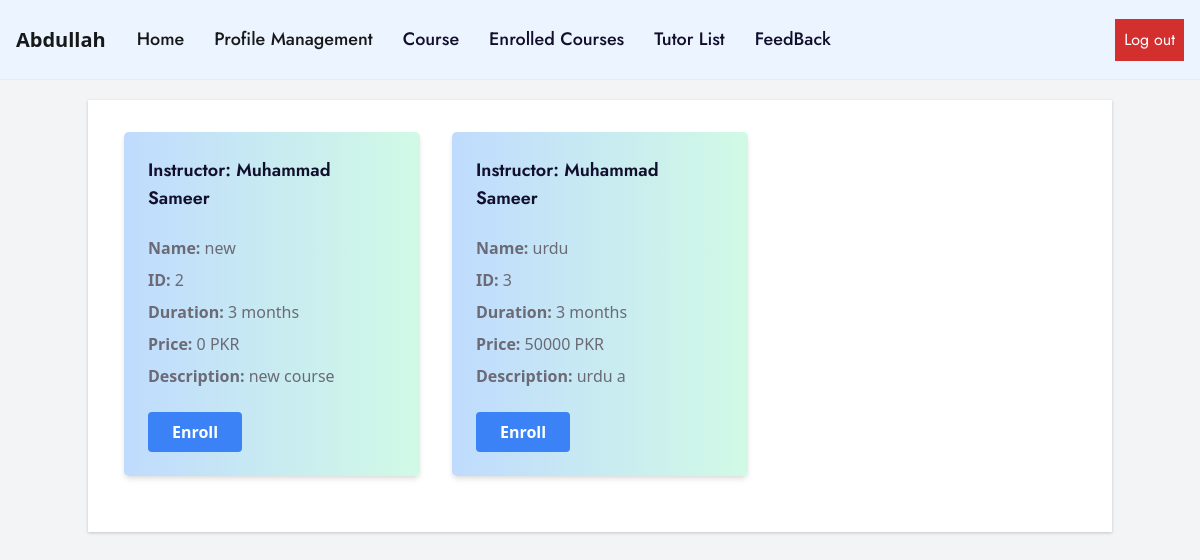
The app's page /student/course_en.php (signed in) with its own data.
### tables this page shows
CREATE TABLE `course` (
  `course_name` varchar(255) NOT NULL,
  `course_id` int(255) NOT NULL,
  `course_intsructor` varchar(255) NOT NULL,
  `course_duration` varchar(255) NOT NULL,
  `course_price` int(255) NOT NULL,
  `course_description` varchar(255) NOT NULL,
  `instructor_id` int(255) NOT NULL,
  `course_image` varchar(255) NOT NULL
);

### student/course_en.php (the view, shortened to what this page needs)
<!DOCTYPE html>
<html>
<?php
include('./header.php');
?>
<head>
  <link href="https://cdn.jsdelivr.net/npm/tailwindcss@2.2.17/dist/tailwind.min.css" rel="stylesheet">
</head>
<body class="bg-gray-100">
  <div class="container mx-auto py-8">
    <?php
    include('../dbcon.php');
    $query = "SELECT course_id, course_name, course_description, course_duration, course_price, course_intsructor,instructor_id FROM course";
    $query_run = mysqli_query($con, $query);
    $course = mysqli_num_rows($query_run);
    ?>
    <div class="flex flex-wrap">
      <?php
      if ($course > 0) {
        while ($row = mysqli_fetch_array($query_run)) {
      ?>
          <div class="w-full md:w-1/2 lg:w-1/3 px-3 mb-4">
            <div class=" bg-gradient-to-l from-green-100 to-blue-200 shadow-md rounded-lg p-6">
              <h4 class="text-lg font-bold mb-4">Instructor: <?php echo $row['course_intsructor'] ?></h4>
              <p class="mb-2"><b>Name:</b> <?php echo $row['course_name'] ?></p>
              <p class="mb-2"><b>ID:</b> <?php echo $row['course_id'] ?></p>
              <p class="mb-2"><b>Duration:</b> <?php echo $row['course_duration'] ?></p>
              <p class="mb-2"><b>Price:</b> <?php echo $row['course_price'] ?> PKR</p>
              <p class="mb-4"><b>Description:</b> <?php echo $row['course_description'] ?></p>
              <form method="post">
                <button type="submit" name="submit" class="bg-blue-500 hover:bg-blue-700 text-white font-bold py-2 px-4 rounded">Enroll</button>
              </form>
            </div>
          </div>
      <?php
        }
      }
      ?>
    </div>
  </div>
</body>
</html>

### css/t_dash_style.css (style rules this page uses)
body { background-color: #f4f4f4; font-family: Arial, sans-serif; font-size: 16px; }
.container { background-color: #fff; padding: 20px; margin-top: 20px; box-shadow: 0px 1px 3px rgba(0, 0, 0, 0.2); animation: fadeIn 0.5s ease-in-out; }

### css/nav_style.css (style rules this page uses)
body { background-color: #ffffff; font-family: Arial, sans-serif; }

### records on screen
course: course_intsructor "Muhammad Sameer", course_name "new", course_id "2", course_duration "3 months", course_price "0", course_description "new course"
course: course_intsructor "Muhammad Sameer", course_name "urdu", course_id "3", course_duration "3 months", course_price "50000", course_description "urdu a"

### other values on screen
$_SESSION['user_name'] "Abdullah"
